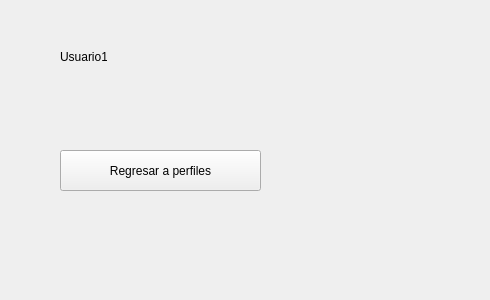
<?xml version="1.0" encoding="UTF-8"?>
<ui version="4.0">
 <class>IG2</class>
 <widget class="QWidget" name="IG2">
  <property name="geometry">
   <rect>
    <x>0</x>
    <y>0</y>
    <width>490</width>
    <height>300</height>
   </rect>
  </property>
  <property name="windowTitle">
   <string>Form</string>
  </property>
  <widget class="QLabel" name="labelUsuario">
   <property name="geometry">
    <rect>
     <x>60</x>
     <y>50</y>
     <width>47</width>
     <height>13</height>
    </rect>
   </property>
   <property name="text">
    <string>Usuario1</string>
   </property>
  </widget>
  <widget class="QPushButton" name="botonRegresarPerfiles">
   <property name="geometry">
    <rect>
     <x>60</x>
     <y>150</y>
     <width>201</width>
     <height>41</height>
    </rect>
   </property>
   <property name="text">
    <string>Regresar a perfiles</string>
   </property>
  </widget>
 </widget>
 <resources/>
 <connections/>
</ui>
